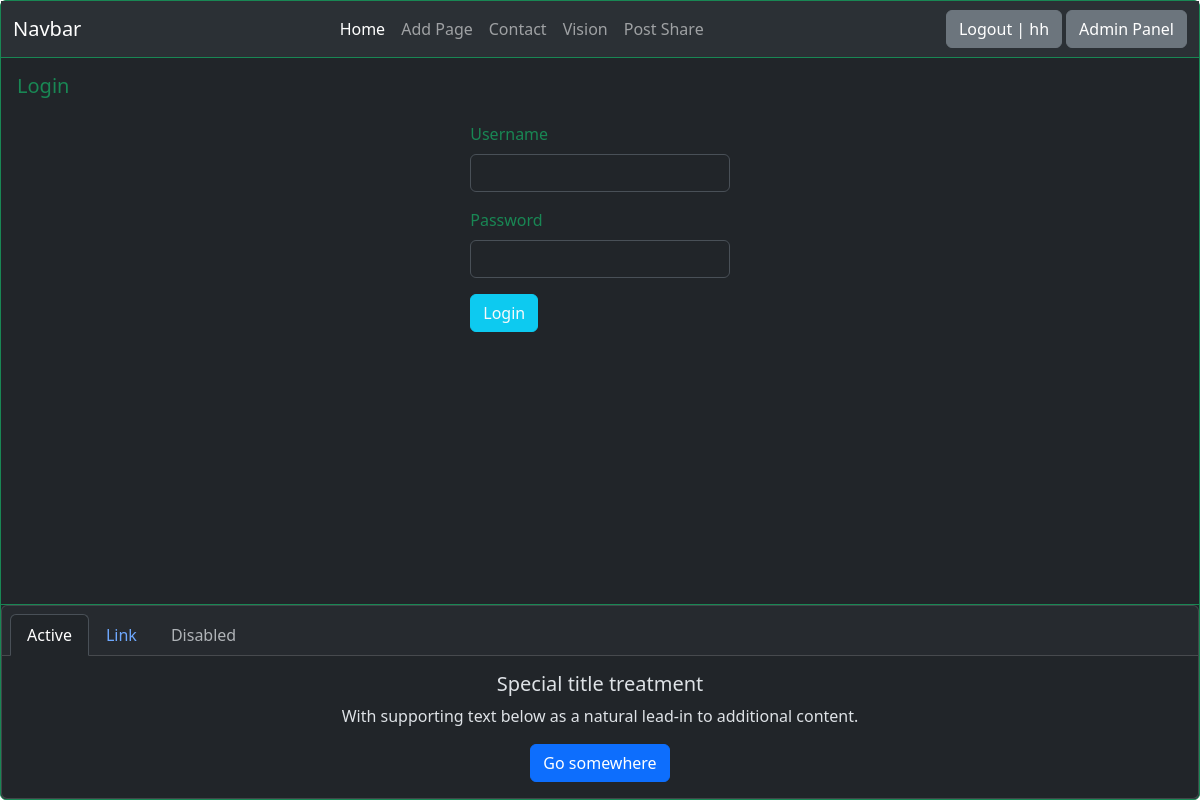
Page /login/ (signed in) on the committed database.
### fotoblog/models.py (models this page shows)
class BaseModel (models.Model):
    title = models.CharField (max_length=100,blank=False,null=False)
    slug = AutoSlugField (populate_from="title")
    content = models.TextField (blank=True,null=True)
    img = models.ImageField (upload_to="page_img/")
    is_active = models.BooleanField (default=True)
    class Meta:
        abstract = True

class Page (BaseModel):
    def __str_ (self):
        return self.title

### fotoblog/views.py (the view, shortened to what this page needs)
# urls.py: path("",page_views,name="home_views"),
def page_views (request,page_slug=None,post_slug=None):
    if post_slug:
        return post_share (request,post_slug)
    if page_slug == "login":
        return login_views (request)

### context_processor/global_db.py (called while the page is built)
def nav_pages (request):
    if request.user.is_authenticated:
        if request.user.is_superuser:
            pages = Page.objects.filter (is_active=True)
        elif request.user.is_active:
            pages = Page.objects.filter (is_active=True).exclude (slug="add-page")
        else:
            pages = Page.objects.filter (slug__in=["home","contact","vision"],is_active=True).order_by("id")
    else:
        pages = Page.objects.filter (slug__in=["home","contact","vision"],is_active=True).order_by("id")
    return dict (g_pages=pages,)

### fotoblog/views.py (called while the page is built, shortened)
def login_views (request):
    title = "Login"
    context = dict (
        page_title=title,
    )
    return render (request,"pages/login-page.html",context)

### templates/pages/login-page.html (shortened to what this page needs)
{% extends 'core/base.html' %}
{% block content %}
<div class="card border-success m-0 d-flex flex-column min-vh-100" name="viewport" content="width=device-width" data-bs-theme="dark">
  <div class="card-header bg-transparent border-success m-0 p-0">
    {% include 'components/navbar.html' %}
  </div>
  <div class="card-body text-success">
    <h5 class="card-title">{{ page_title }}</h5>
    <div class="container p-3 w-25">
        <form action="#" method="post">
        <div class="mb-3">
            <label for="usernameID" class="form-label">Username</label>
        <input type="text" name="username" id="usernameID" class="form-control">
        </div>
        <div class="mb-3">
            <label for="passwordID" class="form-label">Password</label>
            <input type="password" name="password" id="passwordID" class="form-control">
        </div>
        <button type="submit" class="btn btn-info text-light">Login</button>
    </form>
    </div>
  </div>
  {% block footer %}
  <div class="card-footer bg-transparent border-success m-0 p-0">
{% include 'components/footer.html' %}
</div>
{% endblock footer %}
</div>
{% endblock content %}

### templates/components/navbar.html (shortened to what this page needs)
<nav class="navbar navbar-expand-lg bg-body-tertiary" data-bs-theme="dark">
  <div class="container-fluid">
    <a class="navbar-brand" href="{% url 'fotoblog:home_views' %}">Navbar</a>
    <div class="collapse navbar-collapse" id="navbarNavAltMarkup">
      <div class="navbar-nav mx-auto">
        {% if g_pages %}
        {% for g_page in g_pages %}
        <a class="nav-link {% if forloop.first %}active{% endif %}" aria-current="page" href="{% url 'fotoblog:page_views' page_slug=g_page.slug %}">{{ g_page.title }}</a>
        {% endfor %}
        {% endif %}
      </div>
      {% if request.user.is_authenticated %}
      <a href="/logout/" class="btn btn-secondary text-decoration-none ">Logout | {{ request.user.username }}</a>
      <a href="/admin/" target="_blank" class="btn btn-secondary text-decoration-none ms-1 ">Admin Panel</a>
      {% else %}
      <a href="/login/" class="btn btn-secondary text-decoration-none ">Login</a>
      <a href="/register/" class="btn btn-secondary text-decoration-none ms-1 ">Register</a>
      {% endif %}
    </div>
  </div>
</nav>

### rows in the picture
Page: title "Home"
Page: title "Add Page"
Page: title "Contact"
Page: title "Vision"
Page: title "Post Share"

### other values in the picture
{{ request.user.username }} "hh"
{{ page_title }} "Login"
